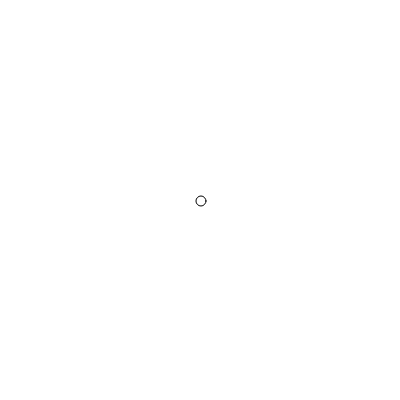
Frame 1 (no input)
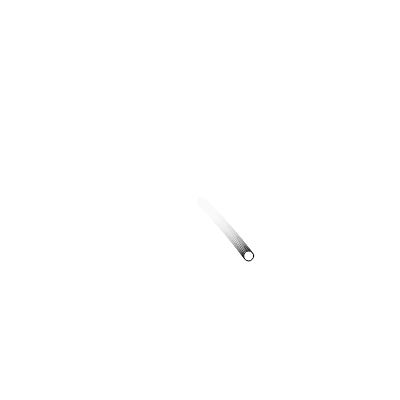
Frame 60 (no input)
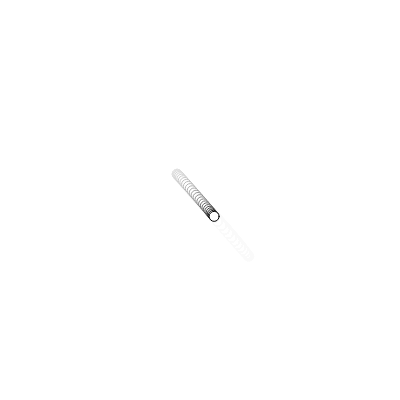
Frame 120 (the mouse pressed at the canvas centre since frame 60)

The p5.js sketch that drew these frames (run headless with seeded random() and noise() and a simulated clock; from frame 60 on, the mouse is pressed at the canvas centre):

// p5.js sketch
// ── sketch.js
var pos; // 位置
var vel; // 速度
var acc; // 加速度
var mass; // 质量
var dt = 0.1;
var mousePower = 1.0;
var resistFactor = -0.01;

// 函数setup() ：准备阶段
function setup() {
	createCanvas(400,400);

	pos = 
		createVector(width/2,height/2);
	vel = 
		createVector(10,10);
	acc = 
		createVector(0,0);
	mass = 1;
}

// 函数draw()：作画阶段
function draw() {
	fill(255,20);// 填充白色
	rect(-5,-5,width+10,height+10);

	acc = createVector(0,0);
	var wind = createVector(0.5,0);
	applyForce(wind);
	var gravity = createVector(0,1);
	applyForce(gravity);
	if (mouseIsPressed) {
		var forceToMouse = 
			createVector(mouseX-pos.x, mouseY-pos.y);
		forceToMouse.mult(mousePower);
    	applyForce(forceToMouse);
  	}
  	var resistF = computeResist(vel);
  	applyForce(resistF);
	//print("acc" + acc + " vel:" + vel);

	newtonUpdate();

	if(pos.x>=width||pos.x<=0)
	{
		vel.x = -vel.x;
	}
	else if(pos.y>=height||pos.y<=0)
	{
		vel.y = -vel.y;
	}

	push();
	fill(255);
	ellipse(pos.x,pos.y,10,10); // 画圆形
	pop();
}

function computeResist(v)
{
	var f = createVector(0,0);
	
	// 得到速度的方向
	var vdir = v.copy();
	vdir.normalize();
	
	// 得到速率的平方
	var spd = v.mag();
	var spdSqr = spd*spd;

	// 算出阻力
	var rs = resistFactor*spdSqr;
	var f = p5.Vector.mult(
		vdir, rs);
	print("f"+ f);
	
	return f;
}

function applyForce(f)// f -力矢量
{
	//acc = p5.Vector.div(f,mass);
	var deltaAcc = p5.Vector.mult(f,1/mass);
	acc.add(deltaAcc);
	//acc = p5.Vector.add(acc,deltaAcc); 
}

function newtonUpdate()
{
	// 用加速度来更新速度
	var accxdt = p5.Vector.mult(acc,dt);
	var velNext = 
		p5.Vector.add(vel, accxdt);
	vel = velNext;

	// 用速度更新位置
	var posNext = 
		p5.Vector.add(pos, p5.Vector.mult(vel,dt));
	pos = posNext;
}
